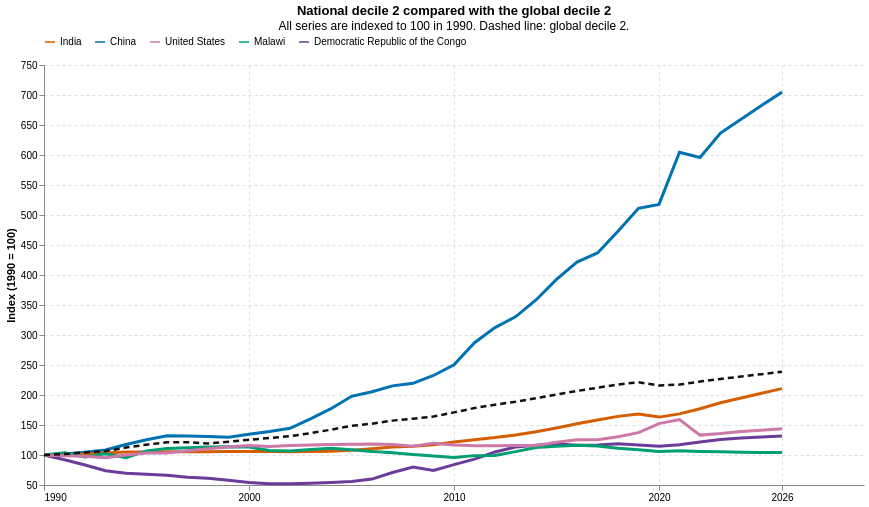

The code cell stored with this chart in its notebook:
### Markdown cell above
## Idea. National decile 2 compared with the global decile 2

This visualization compares the second decile within each country with the global second decile. Solid lines show national decile 2; the dashed line shows global decile 2. All series are indexed to 100 in 1990.

### Code cell
country_decile2 = (
    bins[
        bins['code'].isin(country_codes)
        & bins['year'].between(START_YEAR, END_YEAR)
        & bins['quantile'].between(101, 200)
    ]
    .groupby(['code', 'year'], as_index=False)
    .agg(decile2_welfare=('welf_b', 'mean'))
)
country_decile2['country'] = country_decile2['code'].map(country_codes)

country_decile2_base = (
    country_decile2[country_decile2['year'] == START_YEAR]
    .set_index('code')['decile2_welfare']
)
country_decile2['index_1990'] = (
    100 * country_decile2['decile2_welfare']
    / country_decile2['code'].map(country_decile2_base)
)

global_decile2 = deciles[deciles['decile'] == 2][['year', 'mean_welf']].copy()
global_decile2_base = global_decile2.set_index('year')['mean_welf'].loc[START_YEAR]
global_decile2['index_1990'] = 100 * global_decile2['mean_welf'] / global_decile2_base

country_decile2_lines = alt.Chart(country_decile2).mark_line(strokeWidth=3).encode(
    x=alt.X(
        'year:Q',
        title=None,
        scale=alt.Scale(domain=[START_YEAR, END_YEAR]),
        axis=alt.Axis(format='d', values=[1990, 2000, 2010, 2020, 2026]),
    ),
    y=alt.Y(
        'index_1990:Q',
        title='Index (1990 = 100)',
        scale=alt.Scale(zero=False),
    ),
    color=alt.Color(
        'country:N',
        title=None,
        scale=alt.Scale(domain=country_order, range=list(country_colors.values())),
        legend=alt.Legend(orient='top'),
    ),
    tooltip=[
        alt.Tooltip('year:O', title='Year'),
        alt.Tooltip('country:N', title='Country'),
        alt.Tooltip('decile2_welfare:Q', title='National decile 2 welfare', format='.2f'),
        alt.Tooltip('index_1990:Q', title='Index', format='.1f'),
    ],
)

global_decile2_line = alt.Chart(global_decile2).mark_line(
    color='#111111',
    strokeDash=[6, 4],
    strokeWidth=2.5,
).encode(
    x=alt.X('year:Q'),
    y=alt.Y('index_1990:Q'),
    tooltip=[
        alt.Tooltip('year:O', title='Year'),
        alt.Tooltip('mean_welf:Q', title='Global decile 2 welfare', format='.2f'),
        alt.Tooltip('index_1990:Q', title='Global index', format='.1f'),
    ],
)

decile2_chart = (
    (country_decile2_lines + global_decile2_line)
    .properties(
        width=820,
        height=420,
        title=alt.TitleParams(
            'National decile 2 compared with the global decile 2',
            subtitle='All series are indexed to 100 in 1990. Dashed line: global decile 2.',
        ),
    )
    .configure_view(stroke=None)
    .configure_axis(grid=True, gridColor='#d9e2ec', gridDash=[3, 3])
)

decile2_chart.save(str(FIG_DIR / 'national_decile2_index.png'), scale_factor=2)
decile2_chart

### Figure 1 — Vega-Lite specification as saved in the notebook (floating-point values rounded to 4 significant figures; data arrays with more than 128 entries replaced by an {"elided": "..."} marker saying what was removed)
{"config": {"view": {"continuousWidth": 300, "continuousHeight": 300, "stroke": null}, "axis": {"grid": true, "gridColor": "#d9e2ec", "gridDash": [3, 3]}}, "layer": [{"data": {"name": "data-d8cdb06afbde8914b96e6b0377c9520c"}, "mark": {"type": "line", "strokeWidth": 3}, "encoding": {"color": {"field": "country", "legend": {"orient": "top"}, "scale": {"domain": ["India", "China", "United States", "Malawi", "Democratic Republic of the Congo"], "range": ["#D55E00", "#0072B2", "#CC79A7", "#009E73", "#6A3D9A"]}, "title": null, "type": "nominal"}, "tooltip": [{"field": "year", "title": "Year", "type": "ordinal"}, {"field": "country", "title": "Country", "type": "nominal"}, {"field": "decile2_welfare", "format": ".2f", "title": "National decile 2 welfare", "type": "quantitative"}, {"field": "index_1990", "format": ".1f", "title": "Index", "type": "quantitative"}], "x": {"axis": {"format": "d", "values": [1990, 2000, 2010, 2020, 2026]}, "field": "year", "scale": {"domain": [1990, 2026]}, "title": null, "type": "quantitative"}, "y": {"field": "index_1990", "scale": {"zero": false}, "title": "Index (1990 = 100)", "type": "quantitative"}}}, {"data": {"name": "data-e3f82ad7008007a5dd339cda7fe7dfb6"}, "mark": {"type": "line", "color": "#111111", "strokeDash": [6, 4], "strokeWidth": 2.5}, "encoding": {"tooltip": [{"field": "year", "title": "Year", "type": "ordinal"}, {"field": "mean_welf", "format": ".2f", "title": "Global decile 2 welfare", "type": "quantitative"}, {"field": "index_1990", "format": ".1f", "title": "Global index", "type": "quantitative"}], "x": {"field": "year", "type": "quantitative"}, "y": {"field": "index_1990", "type": "quantitative"}}}], "height": 420, "title": {"text": "National decile 2 compared with the global decile 2", "subtitle": "All series are indexed to 100 in 1990. Dashed line: global decile 2."}, "width": 820, "$schema": "https://vega.github.io/schema/vega-lite/v6.4.1.json", "datasets": {"data-d8cdb06afbde8914b96e6b0377c9520c": {"elided": "185 records"}, "data-e3f82ad7008007a5dd339cda7fe7dfb6": [{"year": 1990, "mean_welf": 1.595, "index_1990": 100.0}, {"year": 1991, "mean_welf": 1.62, "index_1990": 101.5}, {"year": 1992, "mean_welf": 1.664, "index_1990": 104.3}, {"year": 1993, "mean_welf": 1.7, "index_1990": 106.6}, {"year": 1994, "mean_welf": 1.792, "index_1990": 112.3}, {"year": 1995, "mean_welf": 1.87, "index_1990": 117.2}, {"year": 1996, "mean_welf": 1.933, "index_1990": 121.2}, {"year": 1997, "mean_welf": 1.938, "index_1990": 121.4}, {"year": 1998, "mean_welf": 1.903, "index_1990": 119.3}, {"year": 1999, "mean_welf": 1.949, "index_1990": 122.2}, {"year": 2000, "mean_welf": 2.001, "index_1990": 125.4}, {"year": 2001, "mean_welf": 2.046, "index_1990": 128.3}, {"year": 2002, "mean_welf": 2.095, "index_1990": 131.3}, {"year": 2003, "mean_welf": 2.175, "index_1990": 136.3}, {"year": 2004, "mean_welf": 2.269, "index_1990": 142.2}, {"year": 2005, "mean_welf": 2.371, "index_1990": 148.6}, {"year": 2006, "mean_welf": 2.429, "index_1990": 152.3}, {"year": 2007, "mean_welf": 2.51, "index_1990": 157.3}, {"year": 2008, "mean_welf": 2.562, "index_1990": 160.6}, {"year": 2009, "mean_welf": 2.618, "index_1990": 164.1}, {"year": 2010, "mean_welf": 2.729, "index_1990": 171.0}, {"year": 2011, "mean_welf": 2.843, "index_1990": 178.2}, {"year": 2012, "mean_welf": 2.934, "index_1990": 183.9}, {"year": 2013, "mean_welf": 3.011, "index_1990": 188.7}, {"year": 2014, "mean_welf": 3.105, "index_1990": 194.6}, {"year": 2015, "mean_welf": 3.205, "index_1990": 200.9}, {"year": 2016, "mean_welf": 3.298, "index_1990": 206.7}, {"year": 2017, "mean_welf": 3.383, "index_1990": 212.0}, {"year": 2018, "mean_welf": 3.471, "index_1990": 217.5}, {"year": 2019, "mean_welf": 3.529, "index_1990": 221.2}, {"year": 2020, "mean_welf": 3.443, "index_1990": 215.8}, {"year": 2021, "mean_welf": 3.468, "index_1990": 217.4}, {"year": 2022, "mean_welf": 3.548, "index_1990": 222.4}, {"year": 2023, "mean_welf": 3.617, "index_1990": 226.7}, {"year": 2024, "mean_welf": 3.682, "index_1990": 230.8}, {"year": 2025, "mean_welf": 3.745, "index_1990": 234.7}, {"year": 2026, "mean_welf": 3.81, "index_1990": 238.8}]}}
